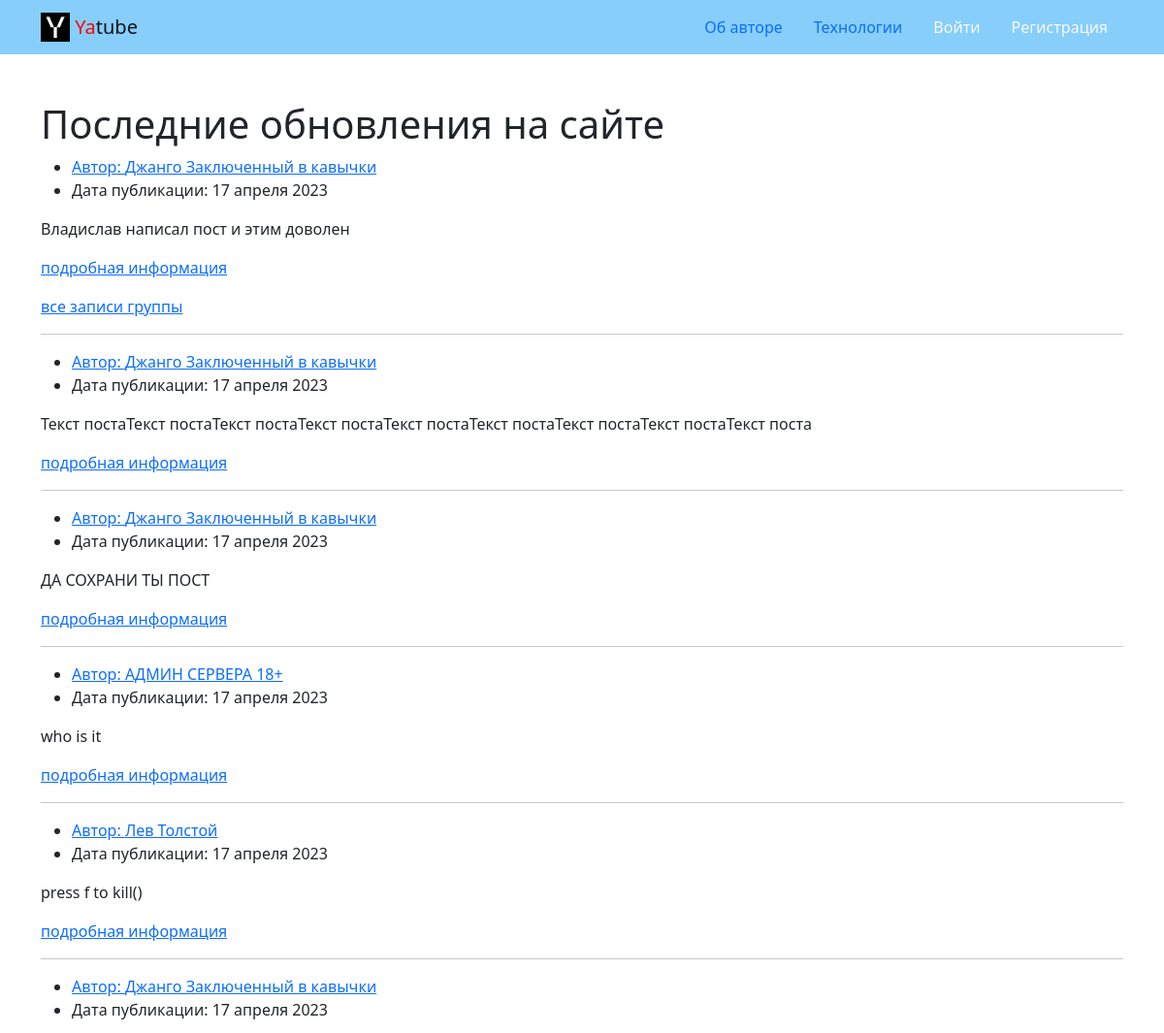
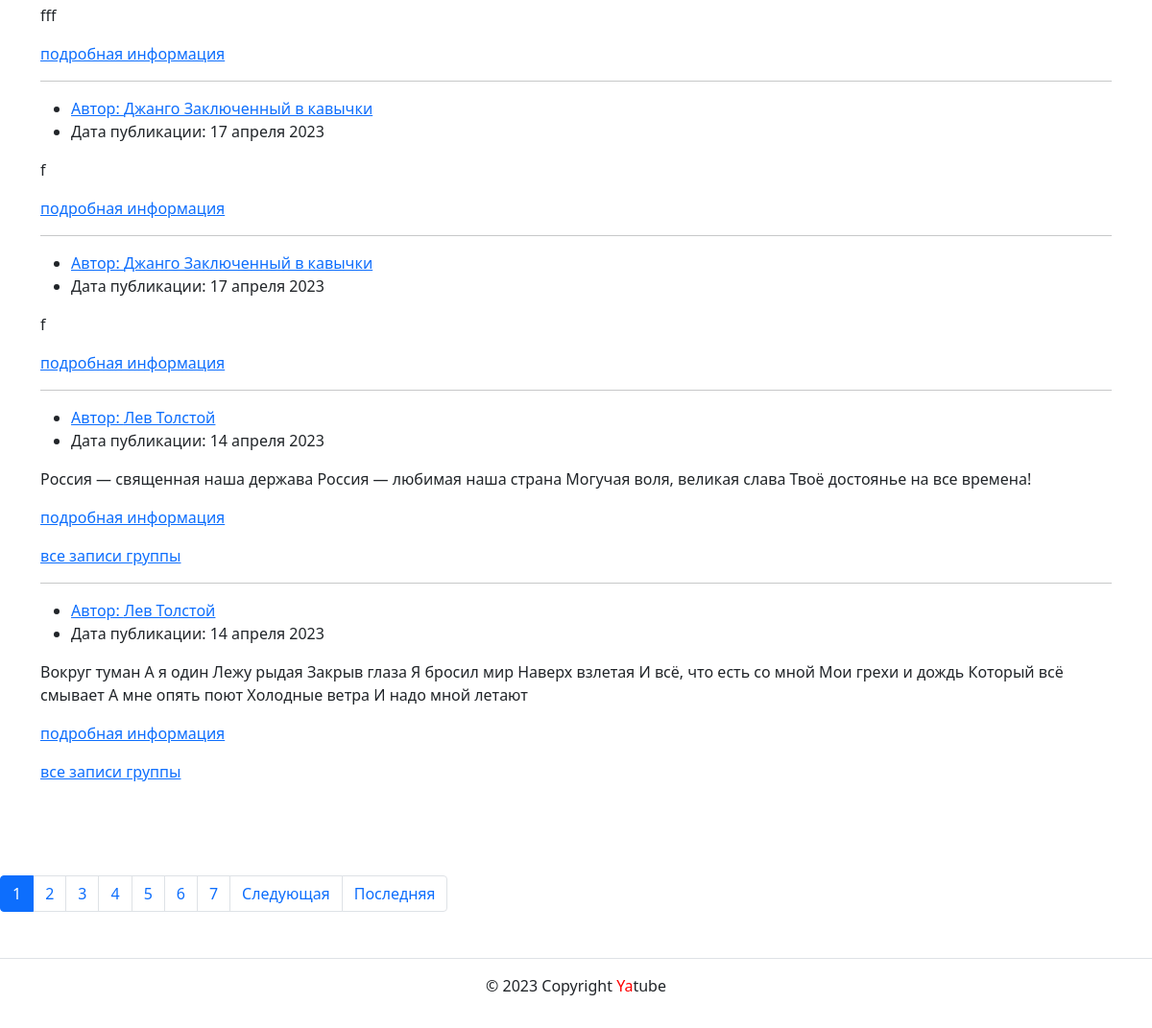
Before: / with the older database file (2 pictures, top to bottom).
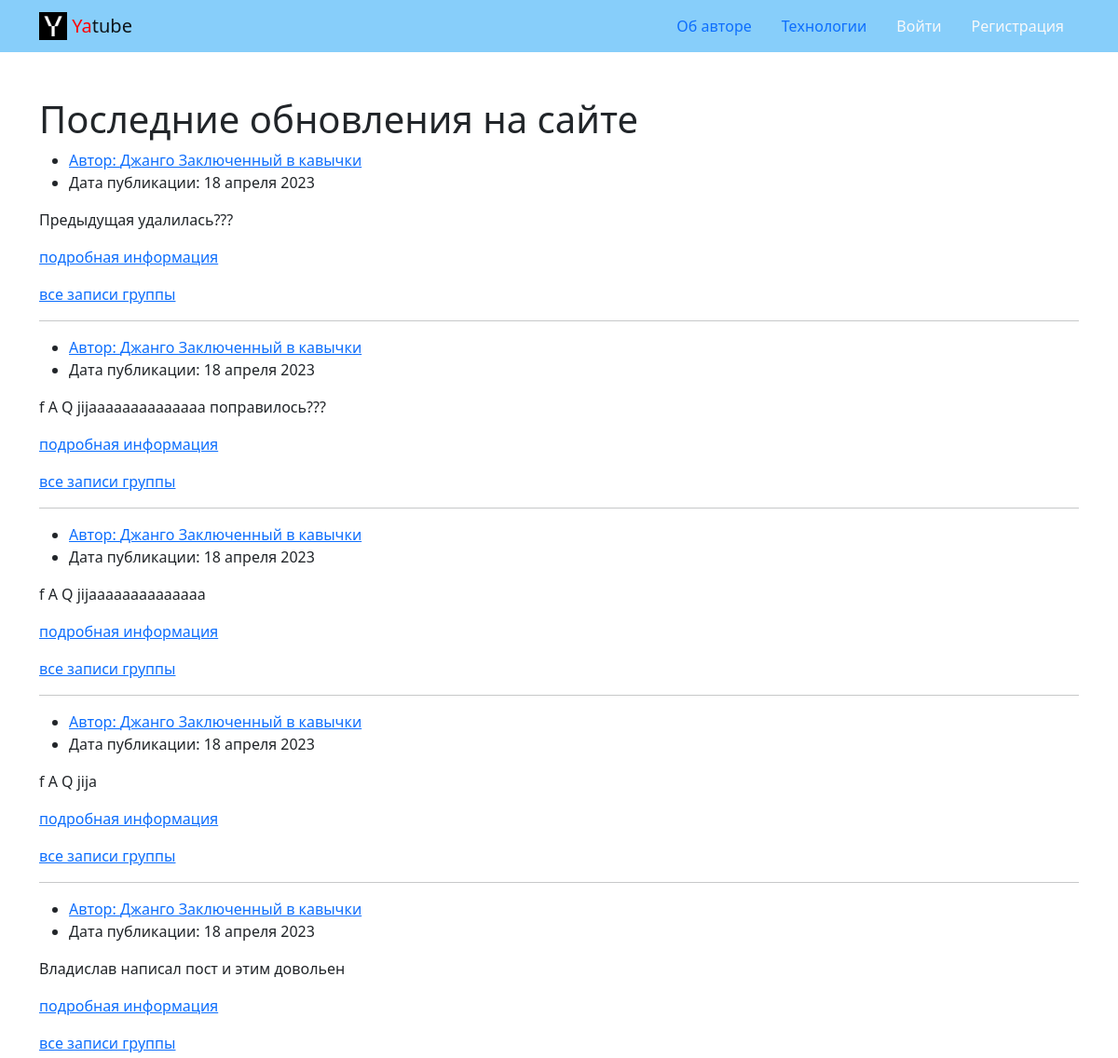
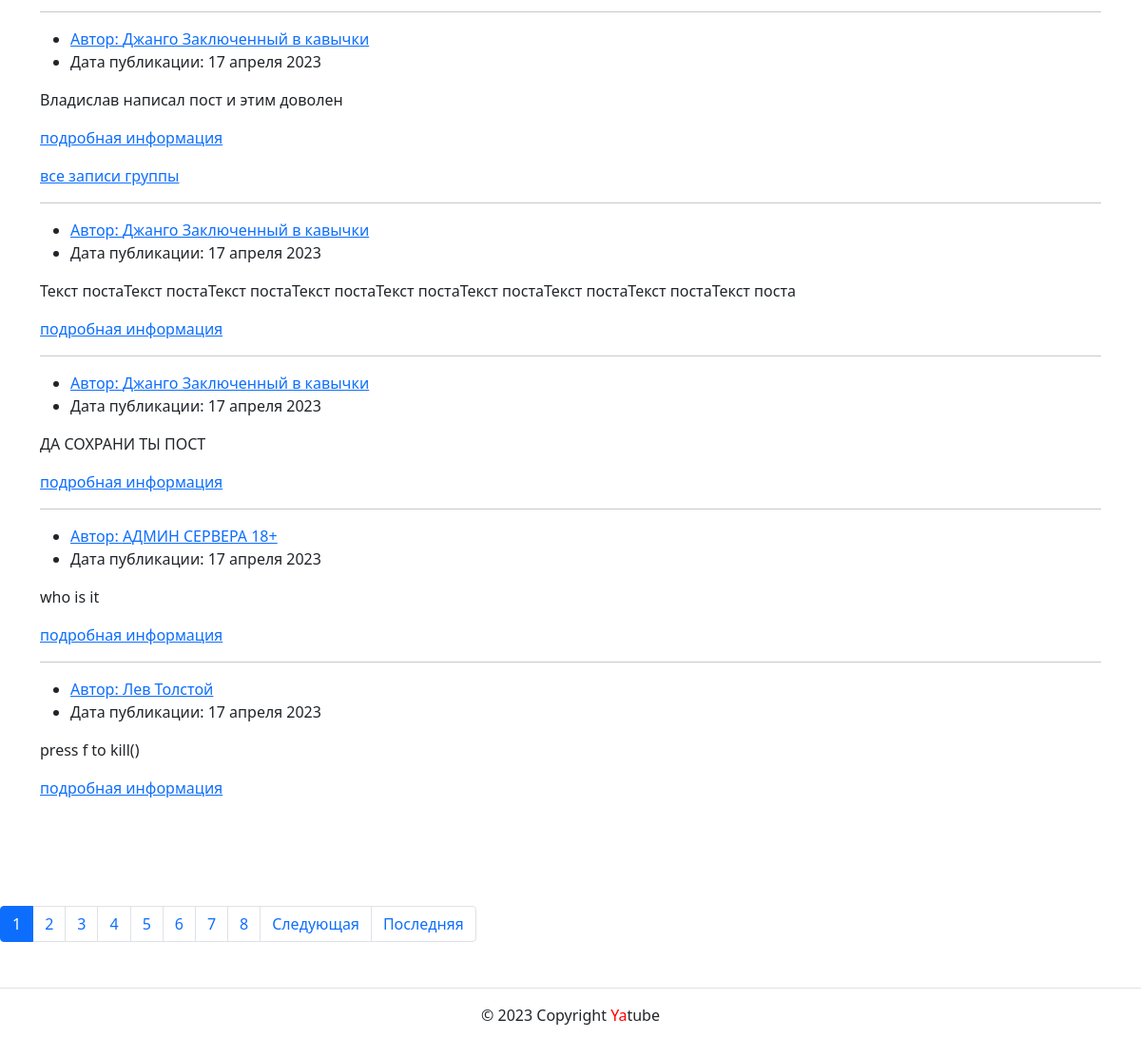
After: the same page with the newer database file (2 pictures, top to bottom).
### posts/models.py (models this page shows)
class Post(models.Model):
    text = models.TextField()
    pub_date = models.DateTimeField(auto_now_add=True)
    group = models.ForeignKey(
        Group,
        blank=True,
        null=True,
        on_delete=models.SET_NULL,
        related_name='group_posts'
    )
    author = models.ForeignKey(
        User,
        on_delete=models.CASCADE,
        related_name='posts'
    )

### posts/views.py (the view)
# urls.py: path('', views.index, name='index'),
def index(request):
    post_list = Post.objects.all().order_by('-pub_date')
    paginator = Paginator(post_list, NUM_OF_POSTS)
    page_number = request.GET.get('page')
    page_obj = paginator.get_page(page_number)
    context = {
        'page_obj': page_obj,
    }
    return render(request, 'posts/index.html', context)

### templates/posts/index.html (shortened to what this page needs)
{% extends 'base.html' %}
{% block content %}
    <main>
      <div class="container py-5">
        <h1>Последние обновления на сайте</h1>
        <article>
          {% for post in page_obj %}
          <ul>
            <li>
              <a href="{% url 'posts:profile' post.author %}">Автор: {{ post.author.get_full_name }}</a>
            </li>
            <li>
              Дата публикации: {{ post.pub_date|date:"d E Y" }}
            </li>
          </ul>
          <p>{{ post.text }}</p>
          <p><a href="{% url 'posts:post_detail' post.pk %}">подробная информация </a></p>
          {% if post.group %}
            <a href="{% url 'posts:group_posts' post.group.slug %}">все записи группы</a>
          {% endif %}
          {% if not forloop.last %}<hr>{% endif %}
        {% endfor %}
        </article>
      </div>
    </main>
  {% include 'posts/includes/paginator.html' %}
{% endblock %}

Changed rows visible on the page:
no longer on this page (row unchanged): Post: author.get_full_name "Джанго Заключенный в кавычки", pub_date "17 апреля 2023", text "fff"
no longer on this page (row unchanged): Post: author.get_full_name "Джанго Заключенный в кавычки", pub_date "17 апреля 2023", text "f"
no longer on this page (row unchanged): Post: author.get_full_name "Джанго Заключенный в кавычки", pub_date "17 апреля 2023", text "f"
no longer on this page (row unchanged): Post: author.get_full_name "Лев Толстой", pub_date "14 апреля 2023", text "Россия — священная наша держава Россия — любимая наша страна Могучая воля, великая слава Твоё достоянье на все времена!", shows "все записи группы"
no longer on this page (row unchanged): Post: author.get_full_name "Лев Толстой", pub_date "14 апреля 2023", text "Вокруг туман А я один Лежу рыдая Закрыв глаза Я бросил мир Наверх взлетая И всё, что есть со мной Мои грехи и дождь Который всё смывает А мне опять поют Холодные ветра И надо мной летают", shows "все записи группы"
added Post: author.get_full_name "Джанго Заключенный в кавычки", pub_date "18 апреля 2023", text "Предыдущая удалилась???", shows "все записи группы"
added Post: author.get_full_name "Джанго Заключенный в кавычки", pub_date "18 апреля 2023", text "f A Q jijaaaaaaaaaaaaaa поправилось???", shows "все записи группы"
added Post: author.get_full_name "Джанго Заключенный в кавычки", pub_date "18 апреля 2023", text "f A Q jijaaaaaaaaaaaaaa", shows "все записи группы"
added Post: author.get_full_name "Джанго Заключенный в кавычки", pub_date "18 апреля 2023", text "f A Q jija", shows "все записи группы"
added Post: author.get_full_name "Джанго Заключенный в кавычки", pub_date "18 апреля 2023", text "Владислав написал пост и этим довольен", shows "все записи группы"
Other visible differences:
new list line: "8"
